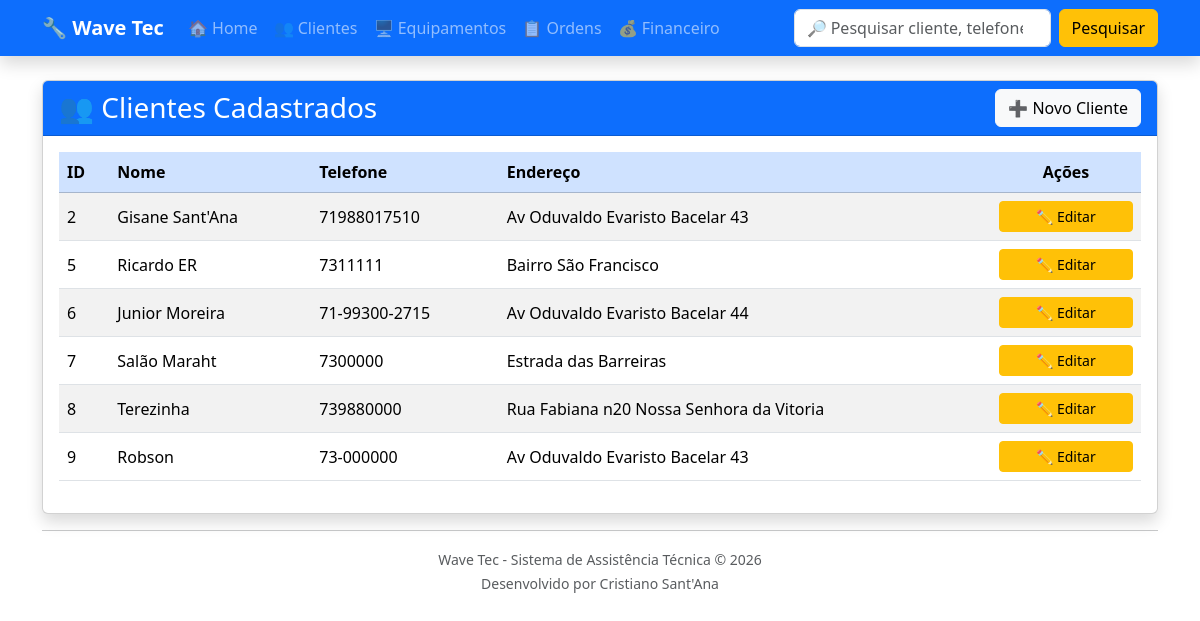
/clientes/, run on an earlier commit of the app's database.
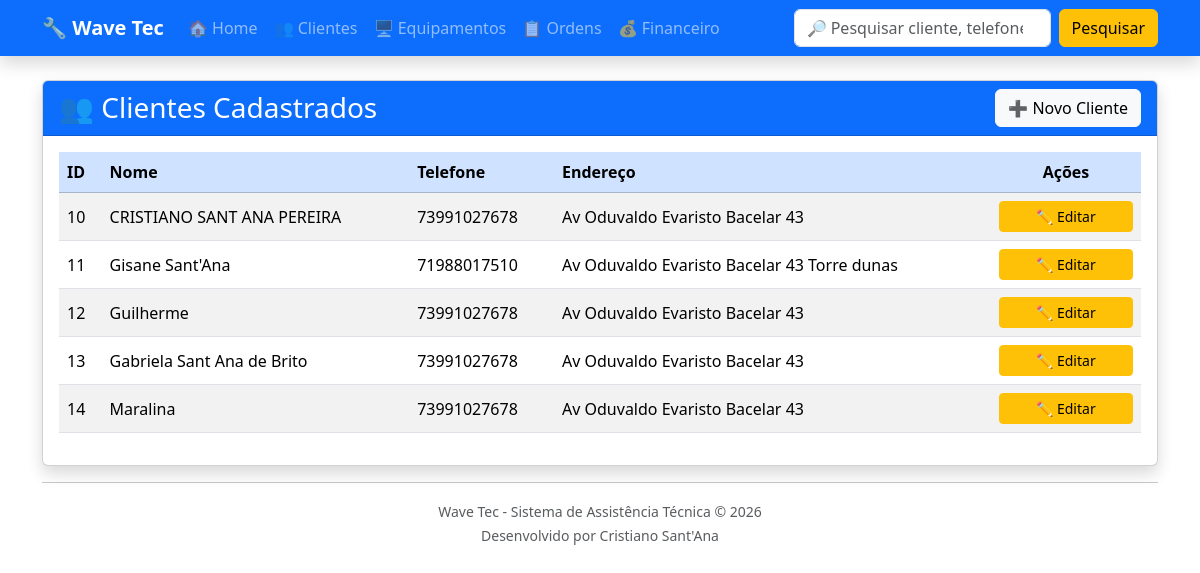
And on a later commit of the database.
### clientes/models.py (models this page shows, shortened)
class Cliente(models.Model):
    nome = models.CharField(max_length=100)
    telefone = models.CharField(max_length=20)
    endereco = models.CharField(max_length=200)

### clientes/views.py (the view)
def lista_clientes(request):
    clientes = Cliente.objects.all()
    return render(
        request,
        "clientes/lista_clientes.html",
        {
            "clientes": clientes
        }
    )

### clientes/templates/clientes/lista_clientes.html (shortened to what this page needs)
{% extends "base.html" %}
{% block content %}
<div class="card shadow">
    <div class="card-header bg-primary text-white">
        <div class="d-flex justify-content-between align-items-center">
            <h3 class="mb-0">
                👥 Clientes Cadastrados
            </h3>
            <a
                href="{% url 'novo_cliente' %}"
                class="btn btn-light">
                ➕ Novo Cliente
            </a>
        </div>
    </div>
    <div class="card-body">
        <table class="table table-striped table-hover align-middle">
            <thead class="table-primary">
                <tr>
                    <th>ID</th>
                    <th>Nome</th>
                    <th>Telefone</th>
                    <th>Endereço</th>
                    <th class="text-center">Ações</th>
                </tr>
            </thead>
            <tbody>
                {% for cliente in clientes %}
                <tr>
                    <td>{{ cliente.id }}</td>
                    <td>{{ cliente.nome }}</td>
                    <td>{{ cliente.telefone }}</td>
                    <td>{{ cliente.endereco }}</td>
                    <td class="text-center" style="width:150px;">
                        <a
                            href="{% url 'editar_cliente' cliente.id %}"
                            class="btn btn-warning btn-sm w-100">
                            ✏️ Editar
                        </a>
                    </td>
                </tr>
                {% empty %}
                <tr>
                    <td colspan="5" class="text-center">
                        Nenhum cliente cadastrado.
                    </td>
                </tr>
                {% endfor %}
            </tbody>
        </table>
    </div>
</div>
{% endblock %}

What changed in the data, as far as the page shows it:
removed Cliente: id "2", nome "Gisane Sant'Ana", telefone "71988017510", endereco "Av Oduvaldo Evaristo Bacelar 43"
removed Cliente: id "5", nome "Ricardo ER", telefone "7311111", endereco "Bairro São Francisco"
removed Cliente: id "6", nome "Junior Moreira", telefone "71-99300-2715", endereco "Av Oduvaldo Evaristo Bacelar 44"
removed Cliente: id "7", nome "Salão Maraht", telefone "7300000", endereco "Estrada das Barreiras"
removed Cliente: id "8", nome "Terezinha", telefone "739880000", endereco "Rua Fabiana n20 Nossa Senhora da Vitoria"
removed Cliente: id "9", nome "Robson", telefone "73-000000", endereco "Av Oduvaldo Evaristo Bacelar 43"
added Cliente: id "10", nome "CRISTIANO SANT ANA PEREIRA", telefone "73991027678", endereco "Av Oduvaldo Evaristo Bacelar 43"
added Cliente: id "11", nome "Gisane Sant'Ana", telefone "71988017510", endereco "Av Oduvaldo Evaristo Bacelar 43 Torre dunas"
added Cliente: id "12", nome "Guilherme", telefone "73991027678", endereco "Av Oduvaldo Evaristo Bacelar 43"
added Cliente: id "13", nome "Gabriela Sant Ana de Brito", telefone "73991027678", endereco "Av Oduvaldo Evaristo Bacelar 43"
added Cliente: id "14", nome "Maralina", telefone "73991027678", endereco "Av Oduvaldo Evaristo Bacelar 43"
